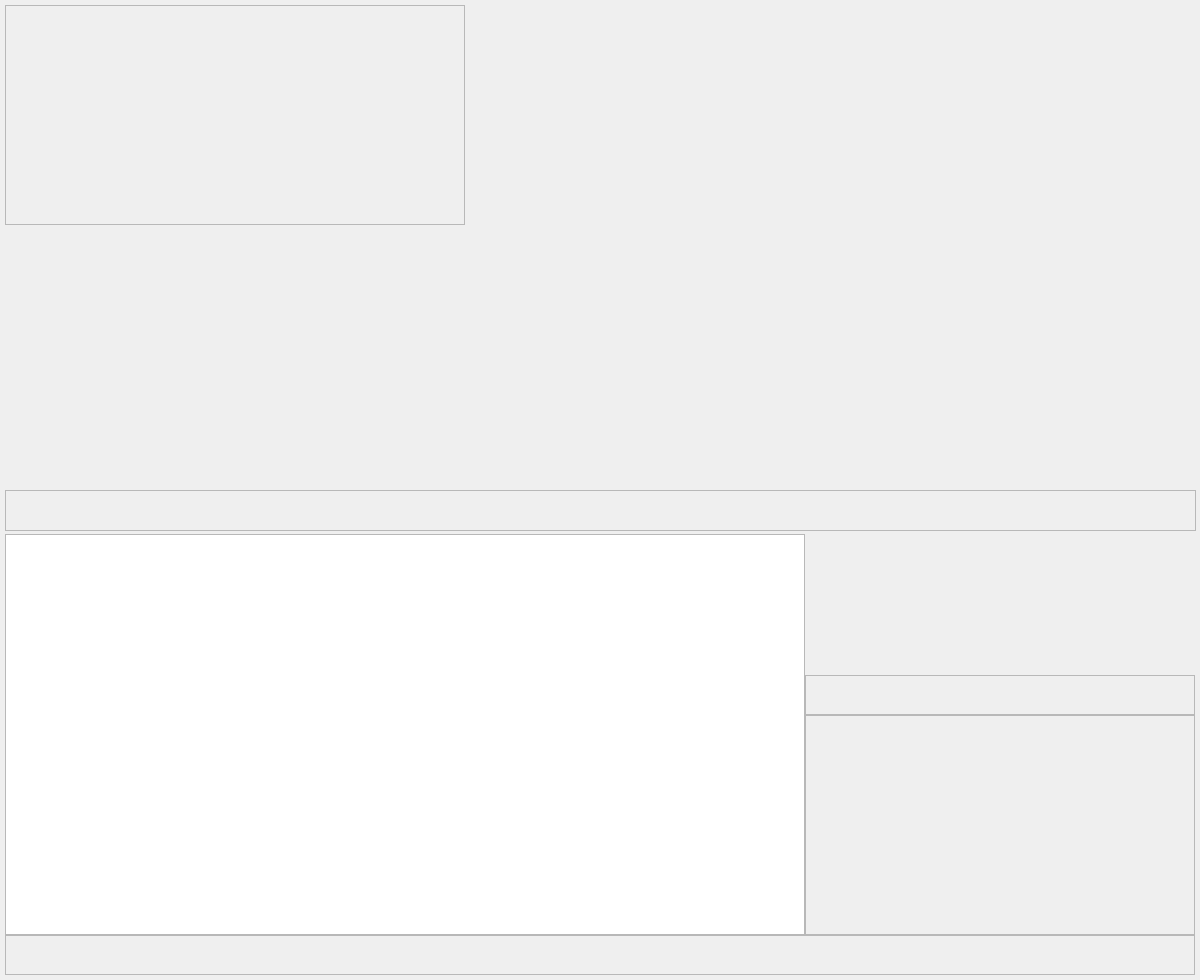
<?xml version="1.0" encoding="UTF-8"?>
<ui version="4.0">
 <class>Form</class>
 <widget class="QWidget" name="Form">
  <property name="enabled">
   <bool>true</bool>
  </property>
  <property name="geometry">
   <rect>
    <x>0</x>
    <y>0</y>
    <width>1200</width>
    <height>980</height>
   </rect>
  </property>
  <property name="sizePolicy">
   <sizepolicy hsizetype="Fixed" vsizetype="Fixed">
    <horstretch>0</horstretch>
    <verstretch>0</verstretch>
   </sizepolicy>
  </property>
  <property name="minimumSize">
   <size>
    <width>1200</width>
    <height>980</height>
   </size>
  </property>
  <property name="maximumSize">
   <size>
    <width>1200</width>
    <height>980</height>
   </size>
  </property>
  <property name="windowTitle">
   <string>FEB test GUI</string>
  </property>
  <property name="statusTip">
   <string notr="true"/>
  </property>
  <widget class="QFrame" name="frHMP">
   <property name="geometry">
    <rect>
     <x>5</x>
     <y>5</y>
     <width>460</width>
     <height>220</height>
    </rect>
   </property>
   <property name="sizePolicy">
    <sizepolicy hsizetype="Fixed" vsizetype="Fixed">
     <horstretch>0</horstretch>
     <verstretch>0</verstretch>
    </sizepolicy>
   </property>
   <property name="maximumSize">
    <size>
     <width>460</width>
     <height>220</height>
    </size>
   </property>
   <property name="statusTip">
    <string notr="true"/>
   </property>
   <property name="styleSheet">
    <string notr="true"/>
   </property>
   <property name="frameShape">
    <enum>QFrame::StyledPanel</enum>
   </property>
   <property name="frameShadow">
    <enum>QFrame::Raised</enum>
   </property>
  </widget>
  <widget class="QFrame" name="frOperComm">
   <property name="geometry">
    <rect>
     <x>805</x>
     <y>715</y>
     <width>390</width>
     <height>220</height>
    </rect>
   </property>
   <property name="sizePolicy">
    <sizepolicy hsizetype="Preferred" vsizetype="Preferred">
     <horstretch>0</horstretch>
     <verstretch>0</verstretch>
    </sizepolicy>
   </property>
   <property name="frameShape">
    <enum>QFrame::StyledPanel</enum>
   </property>
   <property name="frameShadow">
    <enum>QFrame::Raised</enum>
   </property>
  </widget>
  <widget class="QFrame" name="frProject">
   <property name="geometry">
    <rect>
     <x>805</x>
     <y>675</y>
     <width>390</width>
     <height>40</height>
    </rect>
   </property>
   <property name="sizePolicy">
    <sizepolicy hsizetype="Preferred" vsizetype="Preferred">
     <horstretch>0</horstretch>
     <verstretch>0</verstretch>
    </sizepolicy>
   </property>
   <property name="minimumSize">
    <size>
     <width>0</width>
     <height>0</height>
    </size>
   </property>
   <property name="frameShape">
    <enum>QFrame::StyledPanel</enum>
   </property>
   <property name="frameShadow">
    <enum>QFrame::Raised</enum>
   </property>
  </widget>
  <widget class="QTextEdit" name="textEdit">
   <property name="geometry">
    <rect>
     <x>5</x>
     <y>534</y>
     <width>800</width>
     <height>401</height>
    </rect>
   </property>
   <property name="sizePolicy">
    <sizepolicy hsizetype="Fixed" vsizetype="Fixed">
     <horstretch>0</horstretch>
     <verstretch>0</verstretch>
    </sizepolicy>
   </property>
   <property name="autoFillBackground">
    <bool>false</bool>
   </property>
   <property name="styleSheet">
    <string notr="true"/>
   </property>
  </widget>
  <widget class="QFrame" name="frmStatusStep">
   <property name="geometry">
    <rect>
     <x>5</x>
     <y>490</y>
     <width>1191</width>
     <height>41</height>
    </rect>
   </property>
   <property name="frameShape">
    <enum>QFrame::StyledPanel</enum>
   </property>
   <property name="frameShadow">
    <enum>QFrame::Raised</enum>
   </property>
  </widget>
  <widget class="QFrame" name="frmStatusFrame">
   <property name="geometry">
    <rect>
     <x>5</x>
     <y>935</y>
     <width>1190</width>
     <height>40</height>
    </rect>
   </property>
   <property name="frameShape">
    <enum>QFrame::StyledPanel</enum>
   </property>
   <property name="frameShadow">
    <enum>QFrame::Raised</enum>
   </property>
  </widget>
 </widget>
 <tabstops>
  <tabstop>textEdit</tabstop>
 </tabstops>
 <resources/>
 <connections/>
 <buttongroups>
  <buttongroup name="ASIC_group"/>
  <buttongroup name="FEB_group"/>
 </buttongroups>
</ui>
